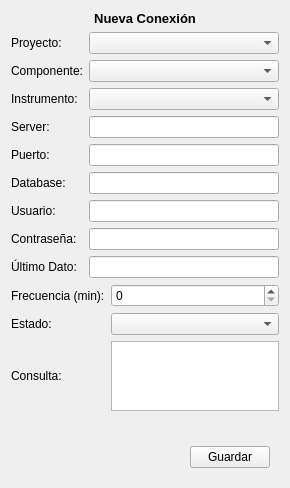
<?xml version="1.0" encoding="UTF-8"?>
<ui version="4.0">
 <class>Form</class>
 <widget class="QWidget" name="Form">
  <property name="geometry">
   <rect>
    <x>0</x>
    <y>0</y>
    <width>290</width>
    <height>388</height>
   </rect>
  </property>
  <property name="minimumSize">
   <size>
    <width>290</width>
    <height>0</height>
   </size>
  </property>
  <property name="windowTitle">
   <string>Form</string>
  </property>
  <property name="styleSheet">
   <string notr="true"/>
  </property>
  <layout class="QVBoxLayout" name="verticalLayout">
   <item>
    <layout class="QGridLayout" name="gridLayout">
     <item row="0" column="0" colspan="3">
      <widget class="QLabel" name="label_7">
       <property name="font">
        <font>
         <pointsize>10</pointsize>
         <weight>75</weight>
         <bold>true</bold>
        </font>
       </property>
       <property name="text">
        <string>Nueva Conexión</string>
       </property>
       <property name="alignment">
        <set>Qt::AlignCenter</set>
       </property>
      </widget>
     </item>
     <item row="1" column="0">
      <widget class="QLabel" name="label_6">
       <property name="text">
        <string>Proyecto:</string>
       </property>
      </widget>
     </item>
     <item row="1" column="1" colspan="2">
      <widget class="QComboBox" name="cb_proyectos"/>
     </item>
     <item row="2" column="0">
      <widget class="QLabel" name="label_11">
       <property name="text">
        <string>Componente:</string>
       </property>
      </widget>
     </item>
     <item row="2" column="1" colspan="2">
      <widget class="QComboBox" name="cb_componentes"/>
     </item>
     <item row="3" column="0">
      <widget class="QLabel" name="label_9">
       <property name="text">
        <string>Instrumento:</string>
       </property>
      </widget>
     </item>
     <item row="3" column="1" colspan="2">
      <widget class="QComboBox" name="cb_instrumentos"/>
     </item>
     <item row="4" column="0">
      <widget class="QLabel" name="label">
       <property name="text">
        <string>Server:</string>
       </property>
      </widget>
     </item>
     <item row="4" column="1" colspan="2">
      <widget class="QLineEdit" name="input_server"/>
     </item>
     <item row="5" column="0">
      <widget class="QLabel" name="label_2">
       <property name="text">
        <string>Puerto:</string>
       </property>
      </widget>
     </item>
     <item row="5" column="1" colspan="2">
      <widget class="QLineEdit" name="input_puerto"/>
     </item>
     <item row="6" column="0">
      <widget class="QLabel" name="label_5">
       <property name="text">
        <string>Database:</string>
       </property>
      </widget>
     </item>
     <item row="6" column="1" colspan="2">
      <widget class="QLineEdit" name="input_database"/>
     </item>
     <item row="7" column="0">
      <widget class="QLabel" name="label_4">
       <property name="text">
        <string>Usuario:</string>
       </property>
      </widget>
     </item>
     <item row="7" column="1" colspan="2">
      <widget class="QLineEdit" name="input_usuario"/>
     </item>
     <item row="8" column="0">
      <widget class="QLabel" name="label_3">
       <property name="text">
        <string>Contraseña:</string>
       </property>
      </widget>
     </item>
     <item row="8" column="1" colspan="2">
      <widget class="QLineEdit" name="input_password"/>
     </item>
     <item row="9" column="0">
      <widget class="QLabel" name="label_13">
       <property name="text">
        <string>Último Dato:</string>
       </property>
      </widget>
     </item>
     <item row="9" column="1" colspan="2">
      <widget class="QLineEdit" name="input_dato"/>
     </item>
     <item row="10" column="0" colspan="2">
      <widget class="QLabel" name="label_10">
       <property name="text">
        <string>Frecuencia (min):</string>
       </property>
      </widget>
     </item>
     <item row="10" column="2">
      <widget class="QSpinBox" name="spin_frecuencia">
       <property name="maximum">
        <number>9999</number>
       </property>
      </widget>
     </item>
     <item row="11" column="2">
      <widget class="QComboBox" name="cb_estados"/>
     </item>
     <item row="12" column="2">
      <widget class="QTextEdit" name="input_consulta"/>
     </item>
     <item row="14" column="0" colspan="3">
      <widget class="QFrame" name="frame_piepagina">
       <property name="styleSheet">
        <string notr="true">QFrame {
    border: none;
    outline: none;
}
</string>
       </property>
       <property name="frameShape">
        <enum>QFrame::StyledPanel</enum>
       </property>
       <property name="frameShadow">
        <enum>QFrame::Raised</enum>
       </property>
       <layout class="QHBoxLayout" name="horizontalLayout">
        <item>
         <spacer name="horizontalSpacer">
          <property name="orientation">
           <enum>Qt::Horizontal</enum>
          </property>
          <property name="sizeHint" stdset="0">
           <size>
            <width>129</width>
            <height>20</height>
           </size>
          </property>
         </spacer>
        </item>
        <item>
         <widget class="QPushButton" name="btn_registrar">
          <property name="text">
           <string>Guardar</string>
          </property>
         </widget>
        </item>
       </layout>
      </widget>
     </item>
     <item row="13" column="0" colspan="3">
      <widget class="QLabel" name="label_mensaje">
       <property name="text">
        <string/>
       </property>
      </widget>
     </item>
     <item row="12" column="0" colspan="2">
      <widget class="QLabel" name="label_8">
       <property name="text">
        <string>Consulta:</string>
       </property>
      </widget>
     </item>
     <item row="11" column="0" colspan="2">
      <widget class="QLabel" name="label_12">
       <property name="text">
        <string>Estado:</string>
       </property>
      </widget>
     </item>
    </layout>
   </item>
  </layout>
 </widget>
 <resources/>
 <connections/>
</ui>
